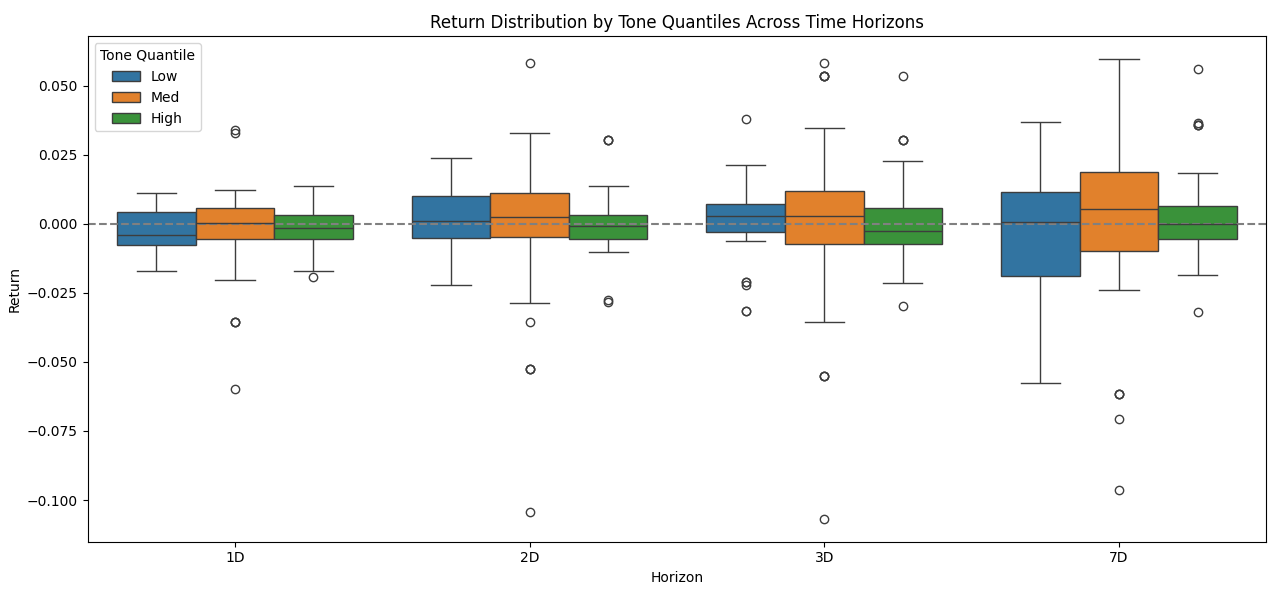

This figure's Python source:
import pandas as pd
import matplotlib.pyplot as plt
import seaborn as sns

# 读取数据
file_paths = {
    '1D': '/Users/yueyi/Downloads/Styles/predicting-returns-with-text-data/predicting-returns-with-text-data/output/tone_quantiles_1_DAY_RETURN.csv',
    '2D': '/Users/yueyi/Downloads/Styles/predicting-returns-with-text-data/predicting-returns-with-text-data/output/tone_quantiles_2_DAY_RETURN.csv',
    '3D': '/Users/yueyi/Downloads/Styles/predicting-returns-with-text-data/predicting-returns-with-text-data/output/tone_quantiles_3_DAY_RETURN.csv',
    '7D': '/Users/yueyi/Downloads/Styles/predicting-returns-with-text-data/predicting-returns-with-text-data/output/tone_quantiles_7_DAY_RETURN.csv',
}

# 合并数据并标记 horizon
dfs = []
for horizon, path in file_paths.items():
    df = pd.read_csv(path)
    df['horizon'] = horizon
    dfs.append(df)

all_data = pd.concat(dfs, ignore_index=True)

# 清洗：reshape 为 long format
long_df = all_data.melt(
    id_vars=['label', 'horizon'],
    value_vars=['Low', 'Med', 'High'],
    var_name='quantile',
    value_name='return'
).dropna()

# 可视化：每个时间 horizon 下不同 quantile 的 return 分布
plt.figure(figsize=(14, 6))
sns.boxplot(data=long_df, x='horizon', y='return', hue='quantile')
plt.title("Return Distribution by Tone Quantiles Across Time Horizons")
plt.axhline(0, color='gray', linestyle='--')
plt.ylabel("Return")
plt.xlabel("Horizon")
plt.legend(title='Tone Quantile')
plt.tight_layout()
plt.show()
